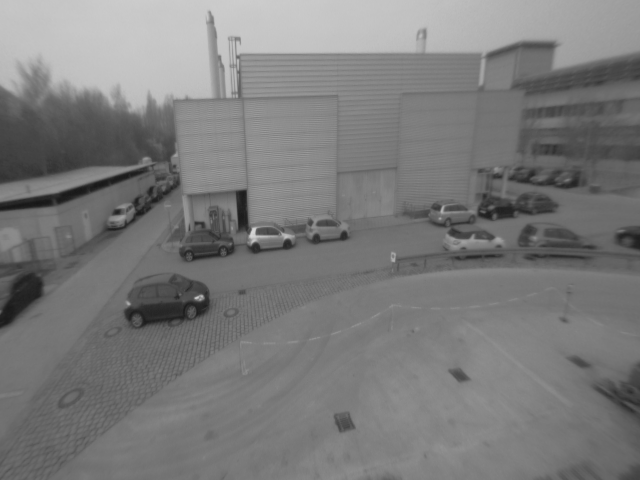
%> input picture ex5_solution/img1.png, 640 x 480 px
$ octave test.m   (GNU Octave 9; MATLAB toolbox functions it lacks are replaced by stand-ins)
%> lines starting %> are read from the running program, lines starting %| are printed output that depends on the picture
### ex5_solution/imreadbw.m
function I = imreadbw(file)
%> called with file = 'img1.png'
I=im2double(imread(file)) ;
%> I: size 480x640 double; min 0.0863, max 0.835, mean 0.481

if(size(I,3) > 1)
  I = rgb2gray( I ) ;
end

### ex5_solution/test.m
I = imreadbw('img1.png');
Ix = zeros(size(I));
Iy = zeros(size(I));
Ix(:,2:(end-1)) = 0.5*(I(:,3:end) - I(:,(1:end-2)));
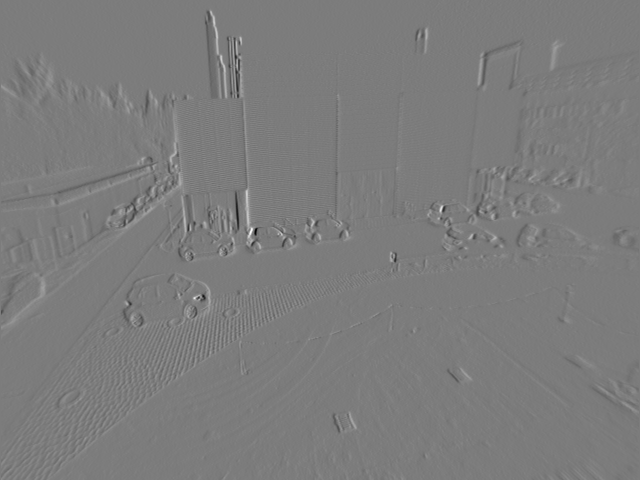
%> Ix: size 480x640 double; min -0.227, max 0.237, mean -8.67e-05; drawn with min black and max white
Iy(2:(end-1),:) = 0.5*(I(3:end,:) - I((1:end-2),:));
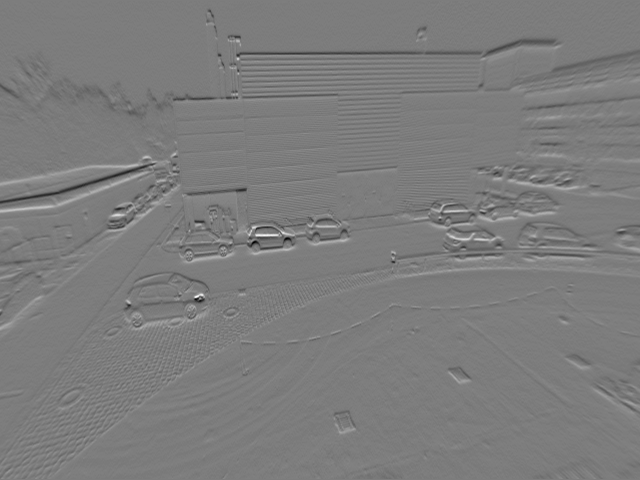
%> Iy: size 480x640 double; min -0.2, max 0.208, mean -0.000625; drawn with min black and max white

[Gx, Gy] = imgradientxy(I,'central');
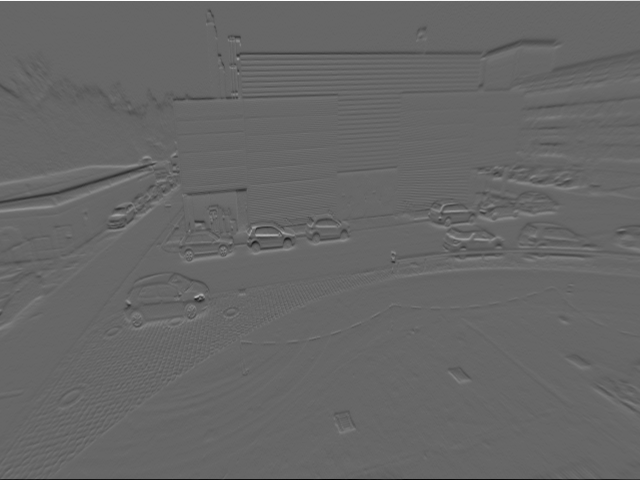
%> Gy: size 480x640 double; min -0.275, max 0.404, mean -0.000313; drawn with min black and max white

Ix(1:2,1:10)
%> ans = 10 columns, first 8: [0 0 0 0 0.00196 0 0 0.00196; 0 0 0 0 0 0 0 0.00196]
Gx(1:2,1:10)
%> ans = 10 columns, first 8: [0.384 0 0 0 0.00196 0 0 0.00196; 0.384 0 0 0 0 0 0 0.00196]
